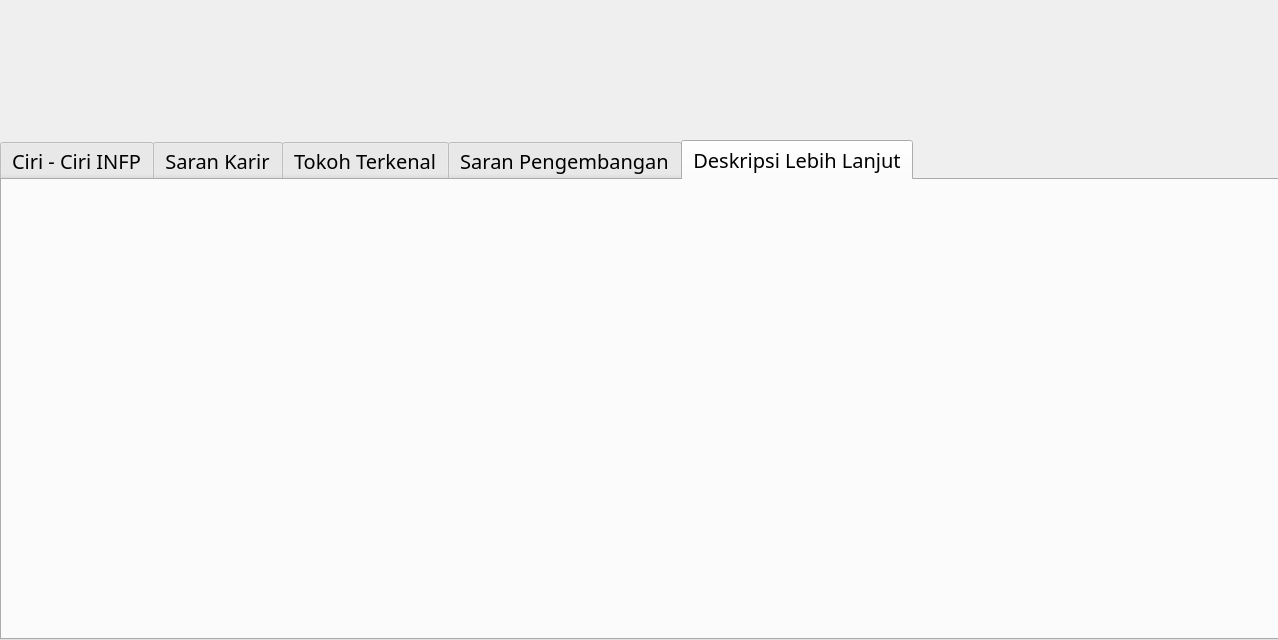
<?xml version="1.0" encoding="UTF-8"?>
<ui version="4.0">
 <class>Dialog</class>
 <widget class="QDialog" name="Dialog">
  <property name="geometry">
   <rect>
    <x>0</x>
    <y>0</y>
    <width>1278</width>
    <height>640</height>
   </rect>
  </property>
  <property name="minimumSize">
   <size>
    <width>1278</width>
    <height>640</height>
   </size>
  </property>
  <property name="maximumSize">
   <size>
    <width>1278</width>
    <height>640</height>
   </size>
  </property>
  <property name="windowTitle">
   <string>Kepribadian INTP</string>
  </property>
  <widget class="QTabWidget" name="tabWidget">
   <property name="geometry">
    <rect>
     <x>0</x>
     <y>140</y>
     <width>1281</width>
     <height>500</height>
    </rect>
   </property>
   <property name="font">
    <font>
     <family>NewsGoth Cn BT</family>
     <pointsize>15</pointsize>
     <weight>50</weight>
     <bold>false</bold>
    </font>
   </property>
   <property name="currentIndex">
    <number>4</number>
   </property>
   <property name="elideMode">
    <enum>Qt::ElideLeft</enum>
   </property>
   <widget class="QWidget" name="widget">
    <attribute name="title">
     <string>Ciri - Ciri INFP</string>
    </attribute>
    <widget class="QLabel" name="label_2">
     <property name="geometry">
      <rect>
       <x>-10</x>
       <y>-20</y>
       <width>1291</width>
       <height>501</height>
      </rect>
     </property>
     <property name="text">
      <string/>
     </property>
     <property name="pixmap">
      <pixmap>Base Picture/infpciri2.jpg</pixmap>
     </property>
    </widget>
   </widget>
   <widget class="QWidget" name="tab_2">
    <property name="layoutDirection">
     <enum>Qt::LeftToRight</enum>
    </property>
    <attribute name="title">
     <string>Saran Karir</string>
    </attribute>
    <widget class="QLabel" name="label_3">
     <property name="geometry">
      <rect>
       <x>-10</x>
       <y>-30</y>
       <width>1291</width>
       <height>581</height>
      </rect>
     </property>
     <property name="text">
      <string/>
     </property>
     <property name="pixmap">
      <pixmap>Base Picture/infppekerjaan.jpg</pixmap>
     </property>
    </widget>
   </widget>
   <widget class="QWidget" name="tab">
    <attribute name="title">
     <string>Tokoh Terkenal</string>
    </attribute>
    <widget class="QLabel" name="label_4">
     <property name="geometry">
      <rect>
       <x>-10</x>
       <y>-20</y>
       <width>1291</width>
       <height>541</height>
      </rect>
     </property>
     <property name="text">
      <string/>
     </property>
     <property name="pixmap">
      <pixmap>Base Picture/tokohinfp.jpg</pixmap>
     </property>
    </widget>
   </widget>
   <widget class="QWidget" name="tab_3">
    <attribute name="title">
     <string>Saran Pengembangan</string>
    </attribute>
    <widget class="QLabel" name="label_5">
     <property name="geometry">
      <rect>
       <x>-10</x>
       <y>-20</y>
       <width>1291</width>
       <height>541</height>
      </rect>
     </property>
     <property name="text">
      <string/>
     </property>
     <property name="pixmap">
      <pixmap>Base Picture/pengembanagn infp.jpg</pixmap>
     </property>
    </widget>
   </widget>
   <widget class="QWidget" name="tab_4">
    <attribute name="title">
     <string>Deskripsi Lebih Lanjut</string>
    </attribute>
    <widget class="QLabel" name="label_6">
     <property name="geometry">
      <rect>
       <x>-10</x>
       <y>-30</y>
       <width>1291</width>
       <height>541</height>
      </rect>
     </property>
     <property name="text">
      <string/>
     </property>
     <property name="pixmap">
      <pixmap>Base Picture/depkipinfp.jpg</pixmap>
     </property>
    </widget>
   </widget>
  </widget>
  <widget class="QLabel" name="label">
   <property name="geometry">
    <rect>
     <x>-10</x>
     <y>-30</y>
     <width>1291</width>
     <height>640</height>
    </rect>
   </property>
   <property name="text">
    <string/>
   </property>
   <property name="pixmap">
    <pixmap>Base Picture/infpbase.jpg</pixmap>
   </property>
  </widget>
  <zorder>label</zorder>
  <zorder>tabWidget</zorder>
 </widget>
 <resources/>
 <connections/>
</ui>
